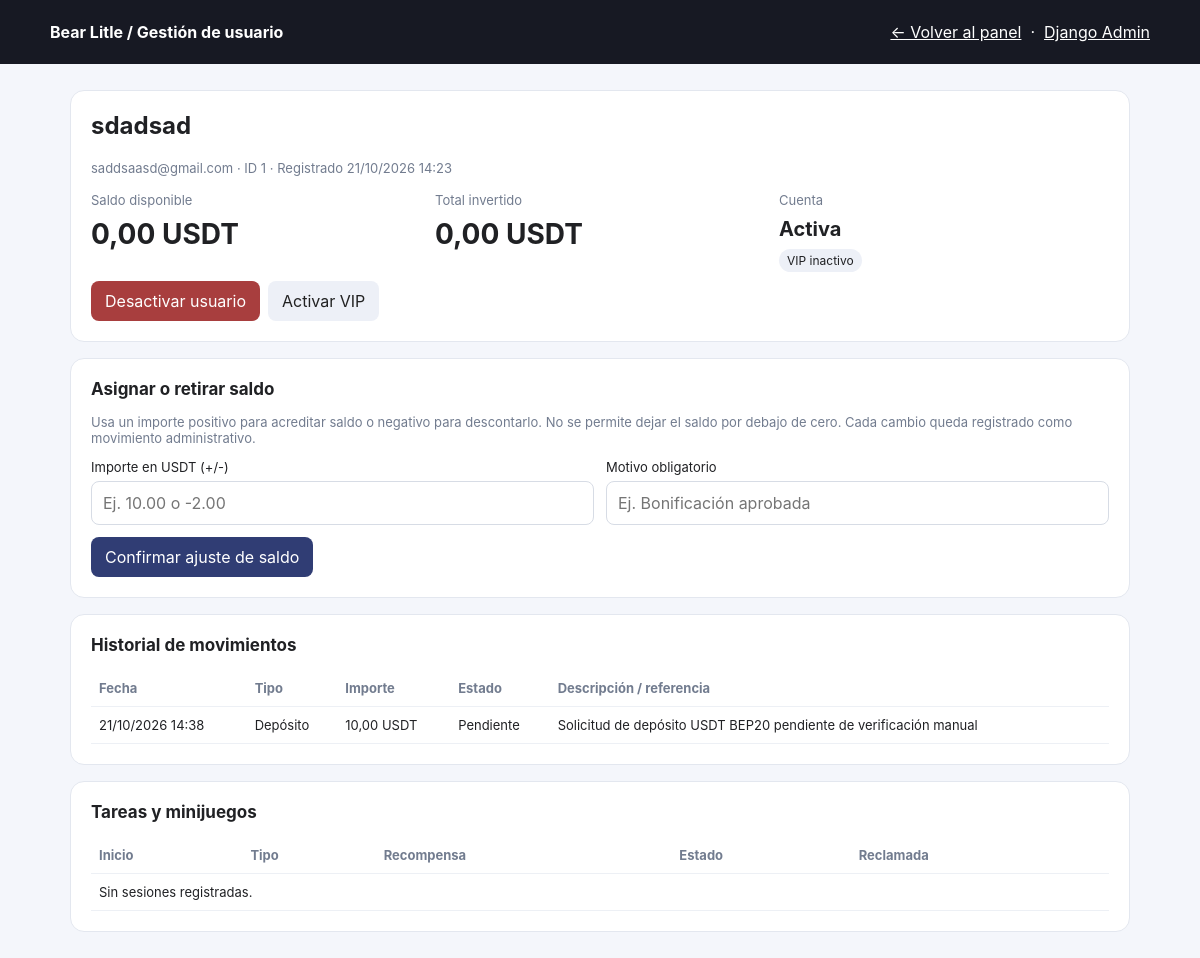
The app's page /gestion/usuarios/1/ (signed in) with its own data.
### accounts/models.py (models this page shows, shortened)
class Wallet(models.Model):
    user = models.OneToOneField(settings.AUTH_USER_MODEL, on_delete=models.CASCADE, related_name='wallet')
    balance = models.DecimalField(max_digits=14, decimal_places=2, default=Decimal('0.00'))
    total_invested = models.DecimalField(max_digits=14, decimal_places=2, default=Decimal('0.00'))
    vip_active = models.BooleanField(default=False)
    last_withdrawal_at = models.DateTimeField(null=True, blank=True)
    created_at = models.DateTimeField(auto_now_add=True)

class Transaction(models.Model):
    class Kind(models.TextChoices):
        DEPOSIT = 'deposit', 'Depósito'
        WITHDRAWAL = 'withdrawal', 'Retiro'
        GAME_REWARD = 'game_reward', 'Recompensa de minijuego'
        ADMIN_ADJUSTMENT = 'admin_adjustment', 'Ajuste administrativo'
    class Status(models.TextChoices):
        PENDING = 'pending', 'Pendiente'
        APPROVED = 'approved', 'Aprobado'
        REJECTED = 'rejected', 'Rechazado'
    user = models.ForeignKey(settings.AUTH_USER_MODEL, on_delete=models.CASCADE, related_name='transactions')
    kind = models.CharField(max_length=20, choices=Kind.choices)
    status = models.CharField(max_length=20, choices=Status.choices, default=Status.PENDING)
    amount = models.DecimalField(max_digits=14, decimal_places=2)
    txid = models.CharField(max_length=150, blank=True)
    destination = models.CharField(max_length=150, blank=True)
    description = models.CharField(max_length=240, blank=True)
    created_at = models.DateTimeField(auto_now_add=True)
    reviewed_at = models.DateTimeField(null=True, blank=True)

### accounts/admin_dashboard.py (the view, shortened to what this page needs)
# urls.py: path("gestion/usuarios/<int:user_id>/", admin_dashboard.user_detail, name="admin_user_detail"),
@staff_required
@require_http_methods(['GET', 'POST'])
def user_detail(request, user_id):
    user = get_object_or_404(User, pk=user_id)
    wallet, _ = Wallet.objects.get_or_create(user=user)
    context = {
        'target_user': user,
        'wallet': wallet,
        'transactions': Transaction.objects.filter(user=user).order_by('-created_at')[:100],
        'games': GameSession.objects.filter(user=user).order_by('-started_at')[:100],
    }
    return render(request, 'accounts/admin_user_detail.html', context)

### accounts/admin_dashboard.py (called while the page is built)
def staff_required(view_func):
    @wraps(view_func)
    def wrapped(request, *args, **kwargs):
        if not request.user.is_authenticated:
            return redirect('admin_login')
        if not (request.user.is_staff or request.user.is_superuser):
            return redirect('admin_login')
        return view_func(request, *args, **kwargs)
    return wrapped

### templates/accounts/admin_user_detail.html (shortened to what this page needs)
<!doctype html><html lang="es"><head><meta charset="utf-8"><meta name="viewport" content="width=device-width,initial-scale=1"><title>{{ target_user.username }} · Bear Litle Admin</title></head><body><header class="top"><strong>Bear Litle / Gestión de usuario</strong><nav><a href="{% url 'admin_dashboard' %}">← Volver al panel</a> &nbsp;·&nbsp; <a href="/admin/">Django Admin</a></nav></header><main class="wrap">
<section class="card"><h1 style="margin-top:0">{{ target_user.username }}</h1><p class="muted">{{ target_user.email|default:'Sin correo' }} · ID {{ target_user.id }} · Registrado {{ target_user.date_joined|date:'d/m/Y H:i' }}</p><div class="grid"><div><span class="muted">Saldo disponible</span><div class="big">{{ wallet.balance|floatformat:2 }} USDT</div></div><div><span class="muted">Total invertido</span><div class="big">{{ wallet.total_invested|floatformat:2 }} USDT</div></div><div><span class="muted">Cuenta</span><div class="big" style="font-size:20px">{% if target_user.is_active %}Activa{% else %}Desactivada{% endif %}</div><span class="pill">{% if wallet.vip_active %}VIP activo{% else %}VIP inactivo{% endif %}</span></div></div><div class="actions"><form method="post">{% csrf_token %}<input type="hidden" name="action" value="toggle_active"><button class="btn {% if target_user.is_active %}warn{% else %}light{% endif %}" type="submit">{% if target_user.is_active %}Desactivar usuario{% else %}Activar usuario{% endif %}</button></form><form method="post">{% csrf_token %}<input type="hidden" name="action" value="toggle_vip"><button class="btn light" type="submit">{% if wallet.vip_active %}Desactivar VIP{% else %}Activar VIP{% endif %}</button></form></div></section>
<section class="card"><h2>Asignar o retirar saldo</h2><p class="muted">Usa un importe positivo para acreditar saldo o negativo para descontarlo. No se permite dejar el saldo por debajo de cero. Cada cambio queda registrado como movimiento administrativo.</p><form method="post">{% csrf_token %}<input type="hidden" name="action" value="balance_adjustment"><div class="formrow"><div class="field"><label for="amount">Importe en USDT (+/-)</label><input id="amount" name="amount" type="number" step="0.01" required placeholder="Ej. 10.00 o -2.00"></div><div class="field"><label for="reason">Motivo obligatorio</label><input id="reason" name="reason" maxlength="240" required placeholder="Ej. Bonificación aprobada"></div></div><div class="actions"><button type="submit" onclick="return confirm('¿Confirmas este ajuste de saldo? Se registrará en el historial.')">Confirmar ajuste de saldo</button></div></form></section>
<section class="card"><h2>Historial de movimientos</h2><div class="tablewrap"><table><thead><tr><th>Fecha</th><th>Tipo</th><th>Importe</th><th>Estado</th><th>Descripción / referencia</th></tr></thead><tbody>{% for tx in transactions %}<tr><td>{{ tx.created_at|date:'d/m/Y H:i' }}</td><td>{{ tx.get_kind_display|default:tx.kind }}</td><td>{{ tx.amount|floatformat:2 }} USDT</td><td>{{ tx.get_status_display }}</td><td>{{ tx.description|default:'—' }} {% if tx.txid %}<br><span class="muted">TXID: {{ tx.txid }}</span>{% endif %}</td></tr>{% empty %}<tr><td colspan="5">Sin movimientos registrados.</td></tr>{% endfor %}</tbody></table></div></section>
<section class="card"><h2>Tareas y minijuegos</h2><div class="tablewrap"><table><thead><tr><th>Inicio</th><th>Tipo</th><th>Recompensa</th><th>Estado</th><th>Reclamada</th></tr></thead><tbody>{% for game in games %}<tr><td>{{ game.started_at|date:'d/m/Y H:i:s' }}</td><td>{{ game.game_type }}</td><td>{{ game.reward }} USDT</td><td>{% if game.claimed_at %}Completada{% else %}Pendiente{% endif %}</td><td>{{ game.claimed_at|date:'d/m/Y H:i:s'|default:'—' }}</td></tr>{% empty %}<tr><td colspan="5">Sin sesiones registradas.</td></tr>{% endfor %}</tbody></table></div></section>
</main></body></html>

### templates/accounts/admin_user_detail.html (style rules this page uses)
:root { font-family:Inter,system-ui,sans-serif;color:#202124;background:#f4f6fb }
* { box-sizing:border-box }
body { margin:0 }
.top { background:#171923;color:white;padding:22px max(22px,calc((100% - 1100px)/2));display:flex;justify-content:space-between;gap:12px }
.top a { color:white }
.wrap { max-width:1100px;margin:26px auto;padding:0 20px }
.grid { display:grid;grid-template-columns:repeat(3,1fr);gap:14px }
.card { background:#fff;border:1px solid #e3e7ef;border-radius:14px;padding:20px;margin-bottom:16px }
.card h2 { font-size:17px;margin:0 0 15px }
.big { font-size:28px;font-weight:750;margin:8px 0 }
.muted { color:#727c8f;font-size:13px }
.formrow { display:grid;grid-template-columns:1fr 1fr;gap:12px }
.field label { display:block;font-size:13px;margin-bottom:6px }
.field input { width:100%;padding:11px;border:1px solid #d7dce5;border-radius:8px;font:inherit }
button,.btn { font:inherit;border:0;background:#303d74;color:#fff;padding:10px 14px;border-radius:8px;cursor:pointer;text-decoration:none;display:inline-block }
.btn.light { background:#edf0f7;color:#222 }
.btn.warn { background:#a83e3e }
.actions { display:flex;flex-wrap:wrap;gap:8px;margin-top:12px }
table { width:100%;border-collapse:collapse;font-size:13px }
th,td { text-align:left;padding:10px 8px;border-bottom:1px solid #edf0f5 }
th { color:#727c8f }
.tablewrap { overflow:auto }
.pill { background:#edf0f7;border-radius:30px;padding:4px 8px;font-size:12px }

### records on screen
Wallet: balance "0,00", total_invested "0,00"
Transaction: created_at "21/10/2026 14:38", kind "Depósito", amount "10,00", status "Pendiente", description "Solicitud de depósito USDT BEP20 pendiente de verificación manual"

### other values on screen
{{ target_user.username }} "sdadsad"
{{ target_user.email|default:'Sin correo' }} "saddsaasd@gmail.com"
{{ target_user.id }} "1"
{{ target_user.date_joined|date:'d/m/Y H:i' }} "21/10/2026 14:23"
